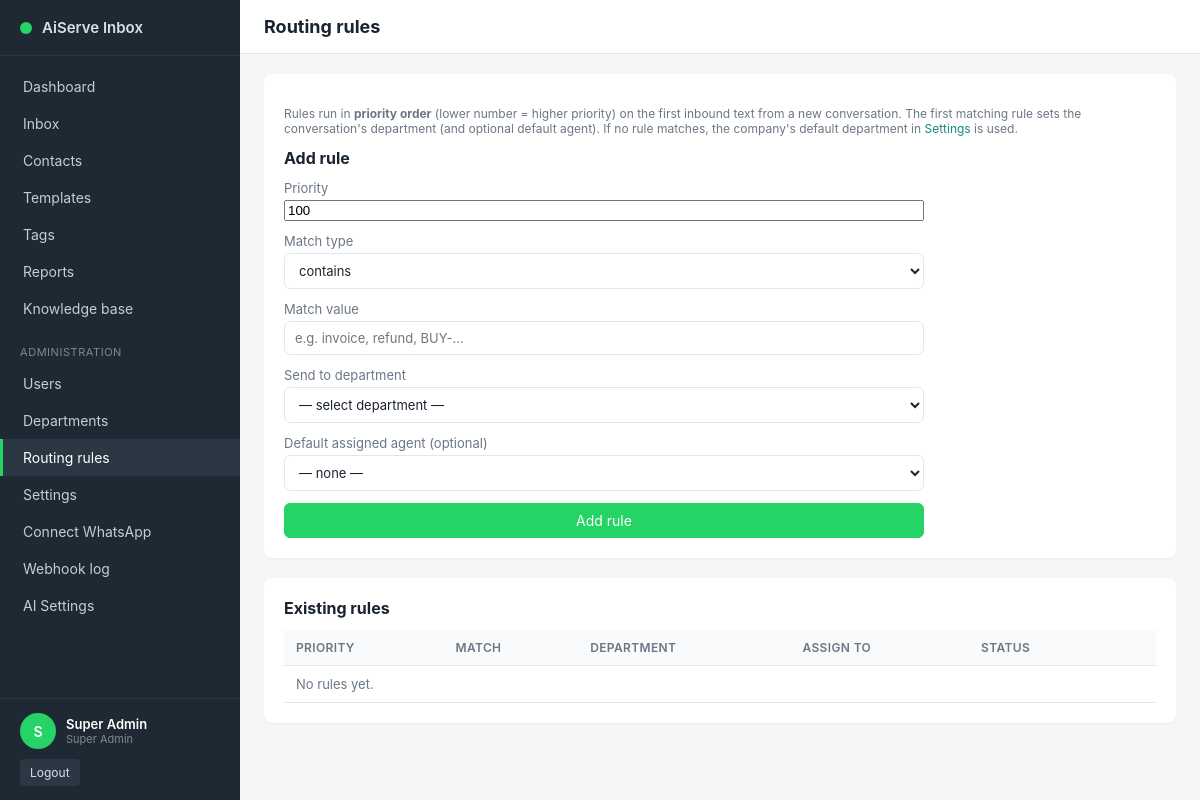
The page /admin/routing.php (signed in) on the database its author committed.
### tables this page shows
CREATE TABLE IF NOT EXISTS `users` (
  `id` INT UNSIGNED NOT NULL AUTO_INCREMENT,
  `company_id` INT UNSIGNED NOT NULL,
  `department_id` INT UNSIGNED DEFAULT NULL,
  `name` VARCHAR(120) NOT NULL,
  `email` VARCHAR(190) NOT NULL,
  `phone` VARCHAR(32) DEFAULT NULL,
  `password_hash` VARCHAR(255) NOT NULL,
  `role` ENUM('super_admin','manager','agent') NOT NULL DEFAULT 'agent',
  `status` ENUM('active','inactive') NOT NULL DEFAULT 'active',
  `last_login_at` DATETIME DEFAULT NULL,
  `created_at` DATETIME NOT NULL DEFAULT CURRENT_TIMESTAMP,
  `updated_at` DATETIME NOT NULL DEFAULT CURRENT_TIMESTAMP ON UPDATE CURRENT_TIMESTAMP,
  PRIMARY KEY (`id`),
  UNIQUE KEY `uk_users_company_email` (`company_id`,`email`),
  KEY `idx_users_dept` (`department_id`),
  CONSTRAINT `fk_users_company` FOREIGN KEY (`company_id`) REFERENCES `companies` (`id`) ON DELETE CASCADE,
  CONSTRAINT `fk_users_dept` FOREIGN KEY (`department_id`) REFERENCES `departments` (`id`) ON DELETE SET NULL
);

### inc/helpers.php (called while the page is built, shortened)
<?php
require_once __DIR__ . '/../config/db_config.php';
function e(?string $s): string
{
    return htmlspecialchars($s ?? '', ENT_QUOTES | ENT_SUBSTITUTE, 'UTF-8');
}
function aiserve_start_session(): void
{
    if (session_status() === PHP_SESSION_ACTIVE) {
        return;
    }
    $secure = (!empty($_SERVER['HTTPS']) && $_SERVER['HTTPS'] !== 'off');
}
function role_label(string $role): string
{
    return match ($role) {
        'super_admin' => 'Super Admin',
        'manager'     => 'Manager',
        'agent'       => 'Agent',
        default       => ucfirst($role),
    };
}

### config/db_config.php (called while the page is built, shortened)
<?php
$DB_HOST = getenv('AISERVE_DB_HOST') ?: '127.0.0.1';
$DB_PORT = getenv('AISERVE_DB_PORT') ?: '3306';
$DB_NAME = getenv('AISERVE_DB_NAME') ?: 'aiserve_inbox';
$DB_USER = getenv('AISERVE_DB_USER') ?: 'aiserve';
$DB_PASS = getenv('AISERVE_DB_PASS') ?: 'change_me_db_password';
function aiserve_db(): PDO
{
    static $pdo = null;
    if ($pdo instanceof PDO) {
        return $pdo;
    }
    global $DB_HOST, $DB_PORT, $DB_NAME, $DB_USER, $DB_PASS;
    $dsn = "mysql:host={$DB_HOST};port={$DB_PORT};dbname={$DB_NAME};charset=utf8mb4";
    $options = [
        PDO::ATTR_ERRMODE            => PDO::ERRMODE_EXCEPTION,
        PDO::ATTR_DEFAULT_FETCH_MODE => PDO::FETCH_ASSOC,
        PDO::ATTR_EMULATE_PREPARES   => false,
    ];
    try {
        $pdo = new PDO($dsn, $DB_USER, $DB_PASS, $options);
    } catch (Throwable $e) {
        error_log('[AiServe] DB connection failed: ' . $e->getMessage());
        http_response_code(500);
        exit('Database connection error. Please contact administrator.');
    }
    return $pdo;
}

### inc/auth.php (called while the page is built, shortened)
<?php
require_once __DIR__ . '/helpers.php';
function current_user(): ?array
{
    $stmt = aiserve_db()->prepare(
        'SELECT u.*, d.name AS department_name
         FROM users u
         LEFT JOIN departments d ON d.id = u.department_id
         WHERE u.id = ? AND u.status = "active" LIMIT 1'
    );
    $stmt->execute([(int)$_SESSION['user_id']]);
    $cached = $stmt->fetch() ?: null;
    return $cached;
}
function require_login(): array
{
    $u = current_user();
    return $u;
}
function require_role(array $roles): array
{
    $u = require_login();
    return $u;
}

### admin/routing.php (the view, shortened to what this page needs)
<?php
require_once __DIR__ . '/../inc/layout.php';
$current_user = require_role(['super_admin']);
$companyId    = (int)$current_user['company_id'];
$db           = aiserve_db();
$rules = $db->prepare(
    'SELECT r.*, d.name AS department_name, u.name AS user_name
     FROM routing_rules r
     LEFT JOIN departments d ON d.id = r.department_id
     LEFT JOIN users       u ON u.id = r.assigned_user_id
     WHERE r.company_id = ? ORDER BY r.priority ASC, r.id ASC'
);
$rules->execute([$companyId]);
$rules = $rules->fetchAll();
layout_start($current_user, 'Routing rules', 'routing');
?>
<div class="card">
  <p class="muted small">
    Rules run in <strong>priority order</strong> (lower number = higher priority) on the first
    inbound text from a new conversation. The first matching rule sets the conversation's
    department (and optional default agent). If no rule matches, the company's default
    department in <a href="/admin/settings.php">Settings</a> is used.
  </p>
  <h2>Add rule</h2>
  <form method="post" class="form-grid">
    <label>Priority
      <input type="number" name="priority" value="100" min="1" max="9999">
    </label>
    <label>Match type
      <select name="match_type">
        <option value="contains">contains</option>
      </select>
    </label>
    <label>Match value
      <input type="text" name="match_value" required placeholder="e.g. invoice, refund, BUY-…">
    </label>
    <label>Send to department
      <select name="department_id" required>
        <option value="">— select department —</option>
      </select>
    </label>
    <label>Default assigned agent (optional)
      <select name="assigned_user_id">
        <option value="0">— none —</option>
      </select>
    </label>
    <button class="btn btn-primary" type="submit">Add rule</button>
  </form>
</div>
<div class="card">
  <h2>Existing rules</h2>
  <table class="data-table">
    <thead>
      <tr><th>Priority</th><th>Match</th><th>Department</th><th>Assign to</th><th>Status</th><th></th></tr>
    </thead>
    <tbody>
      <?php if (!$rules): ?>
        <tr><td colspan="6" class="muted">No rules yet.</td></tr>
      <?php endif; ?>
    </tbody>
  </table>
</div>

### inc/sidebar.php
<?php
$active = $active_nav ?? '';
$role   = $current_user['role'] ?? 'agent';
?>
<aside class="sidebar">
  <div class="sidebar-brand">
    <span class="brand-dot" style="background: <?= e($brand_color ?? '#25D366') ?>"></span>
    <span class="brand-text">AiServe Inbox</span>
  </div>
  <nav class="sidebar-nav">
    <a href="/dashboard.php" class="<?= $active === 'dashboard' ? 'active' : '' ?>">Dashboard</a>
    <a href="/inbox/index.php" class="<?= $active === 'inbox' ? 'active' : '' ?>">Inbox</a>
    <a href="/contacts.php" class="<?= $active === 'contacts' ? 'active' : '' ?>">Contacts</a>
    <a href="/admin/templates.php" class="<?= $active === 'templates' ? 'active' : '' ?>">Templates</a>
    <?php if (in_array($role, ['super_admin', 'manager'], true)): ?>
      <a href="/admin/tags.php" class="<?= $active === 'tags' ? 'active' : '' ?>">Tags</a>
      <a href="/admin/reports.php" class="<?= $active === 'reports' ? 'active' : '' ?>">Reports</a>
      <a href="/admin/knowledge.php" class="<?= $active === 'knowledge' ? 'active' : '' ?>">Knowledge base</a>
    <?php endif; ?>
    <?php if ($role === 'super_admin'): ?>
      <div class="sidebar-section">Administration</div>
      <a href="/admin/users.php" class="<?= $active === 'users' ? 'active' : '' ?>">Users</a>
      <a href="/admin/departments.php" class="<?= $active === 'departments' ? 'active' : '' ?>">Departments</a>
      <a href="/admin/routing.php" class="<?= $active === 'routing' ? 'active' : '' ?>">Routing rules</a>
      <a href="/admin/settings.php" class="<?= $active === 'settings' ? 'active' : '' ?>">Settings</a>
      <a href="/admin/evolution_connect.php" class="<?= $active === 'evolution_connect' ? 'active' : '' ?>">Connect WhatsApp</a>
      <a href="/admin/webhook_log.php" class="<?= $active === 'webhook_log' ? 'active' : '' ?>">Webhook log</a>
      <a href="/admin/ai_settings.php" class="<?= $active === 'ai_settings' ? 'active' : '' ?>">AI Settings</a>
    <?php endif; ?>
  </nav>
  <div class="sidebar-footer">
    <div class="user-card">
      <div class="user-avatar"><?= e(strtoupper(substr($current_user['name'] ?? '?', 0, 1))) ?></div>
      <div class="user-meta">
        <div class="user-name"><?= e($current_user['name'] ?? '') ?></div>
        <div class="user-role"><?= e(role_label($current_user['role'] ?? 'agent')) ?></div>
      </div>
    </div>
    <a class="btn-logout" href="/logout.php">Logout</a>
  </div>
</aside>

### assets/css/app.css (style rules this page uses)
:root { --c-bg: #f4f6f8; --c-card: #ffffff; --c-text: #1a2330; --c-muted: #6b7785; --c-border: #e2e6ec; --c-primary: #25D366; --c-primary-d: #128C7E; --c-accent: #075E54; --c-danger: #d9534f; --c-warn: #f0ad4e; --c-info: #4a90e2; --shadow-sm: 0 1px 2px rgba(0,0,0,0.05); --shadow-md: 0 4px 12px rgba(0,0,0,0.08); --radius: 8px; }
* { box-sizing: border-box; }
html, body { height: 100%; }
body { margin: 0; font-family: -apple-system, BlinkMacSystemFont, "Segoe UI", Roboto, Oxygen, Ubuntu, Cantarell, "Helvetica Neue", Arial, sans-serif; font-size: 14px; color: var(--c-text); background: var(--c-bg); }
a { color: var(--c-primary-d); text-decoration: none; }
small.muted, .muted.small { font-size: 12px; }
.muted { color: var(--c-muted); }
.sidebar { width: 240px; background: #1f2933; color: #d9e0e8; display: flex; flex-direction: column; flex-shrink: 0; }
.sidebar-brand { display: flex; align-items: center; gap: 10px; padding: 18px 20px; border-bottom: 1px solid #2c3744; font-weight: 600; }
.brand-dot { display: inline-block; width: 12px; height: 12px; border-radius: 50%; }
.brand-text { font-size: 15px; }
.sidebar-nav { flex: 1; padding: 12px 0; overflow-y: auto; }
.sidebar-nav a { display: block; padding: 10px 20px; color: #c4cdd9; text-decoration: none; border-left: 3px solid transparent; font-size: 14px; }
.sidebar-nav a.active { background: #2c3744; color: #fff; border-left-color: var(--c-primary); }
.sidebar-section { font-size: 11px; text-transform: uppercase; letter-spacing: 0.05em; color: #7d8898; padding: 18px 20px 6px; }
.sidebar-footer { padding: 14px 20px; border-top: 1px solid #2c3744; }
.user-card { display: flex; gap: 10px; align-items: center; margin-bottom: 10px; }
.user-avatar { width: 36px; height: 36px; border-radius: 50%; background: var(--c-primary); color: #fff; display: flex; align-items: center; justify-content: center; font-weight: 600; }
.user-name { font-size: 13px; font-weight: 600; color: #fff; }
.user-role { font-size: 11px; color: #7d8898; }
.btn-logout { display: inline-block; padding: 6px 10px; background: #2c3744; color: #d9e0e8; border-radius: 4px; font-size: 12px; }
.card { background: var(--c-card); border-radius: var(--radius); padding: 20px; box-shadow: var(--shadow-sm); margin-bottom: 20px; }
.card h2 { margin: 0 0 12px; font-size: 16px; }
.form-grid { display: grid; grid-template-columns: 1fr; gap: 12px; max-width: 640px; }
.form-grid label { display: flex; flex-direction: column; font-size: 13px; color: var(--c-muted); gap: 4px; }
.form-grid input[type="text"], .form-grid input[type="email"], .form-grid input[type="password"], .form-grid input[type="color"], .form-grid select, .form-grid textarea, .inline-form input[type="text"], .inline-form input[type="search"], .inline-form select, .inbox-search input, .inbox-search select, input[type="text"], input[type="email"], input[type="password"], input[type="search"], textarea, select { font: inherit; padding: 8px 10px; border: 1px solid var(--c-border); border-radius: 6px; background: #fff; color: var(--c-text); }
.btn { display: inline-block; padding: 8px 14px; border: 1px solid var(--c-border); background: #fff; border-radius: 6px; font: inherit; cursor: pointer; color: var(--c-text); }
.btn-primary { background: var(--c-primary); color: #fff; border-color: var(--c-primary); }
.data-table { width: 100%; border-collapse: collapse; }
.data-table th, .data-table td { text-align: left; padding: 10px 12px; border-bottom: 1px solid var(--c-border); font-size: 13px; vertical-align: middle; }
.data-table th { background: #f9fafb; font-weight: 600; color: var(--c-muted); font-size: 12px; text-transform: uppercase; letter-spacing: 0.03em; }

### rows shown on the page
users: name "S", name "Super Admin", role "Super Admin"

### other values the page prints
$page_title "Routing rules"
